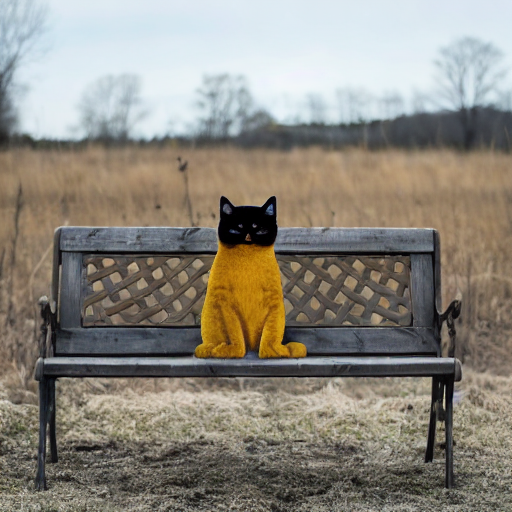

The Python source for this figure:
import PIL
import requests
import torch
from io import BytesIO

from diffusers import StableDiffusionInpaintPipeline

def download_image(url):
    response = requests.get(url)
    return PIL.Image.open(BytesIO(response.content)).convert("RGB")

img_url = "https://raw.githubusercontent.com/CompVis/latent-diffusion/main/data/inpainting_examples/overture-creations-5sI6fQgYIuo.png"
mask_url = "https://raw.githubusercontent.com/CompVis/latent-diffusion/main/data/inpainting_examples/overture-creations-5sI6fQgYIuo_mask.png"

init_image = download_image(img_url).resize((512, 512))
mask_image = download_image(mask_url).resize((512, 512))

pipe = StableDiffusionInpaintPipeline.from_pretrained("runwayml/stable-diffusion-inpainting", torch_dtype=torch.float16)
pipe = pipe.to("cuda")

prompt = "Face of a yellow cat, high resolution, sitting on a park bench"
images = pipe(prompt=prompt, image=init_image, mask_image=mask_image).images

images[0].save("in-painting.png")